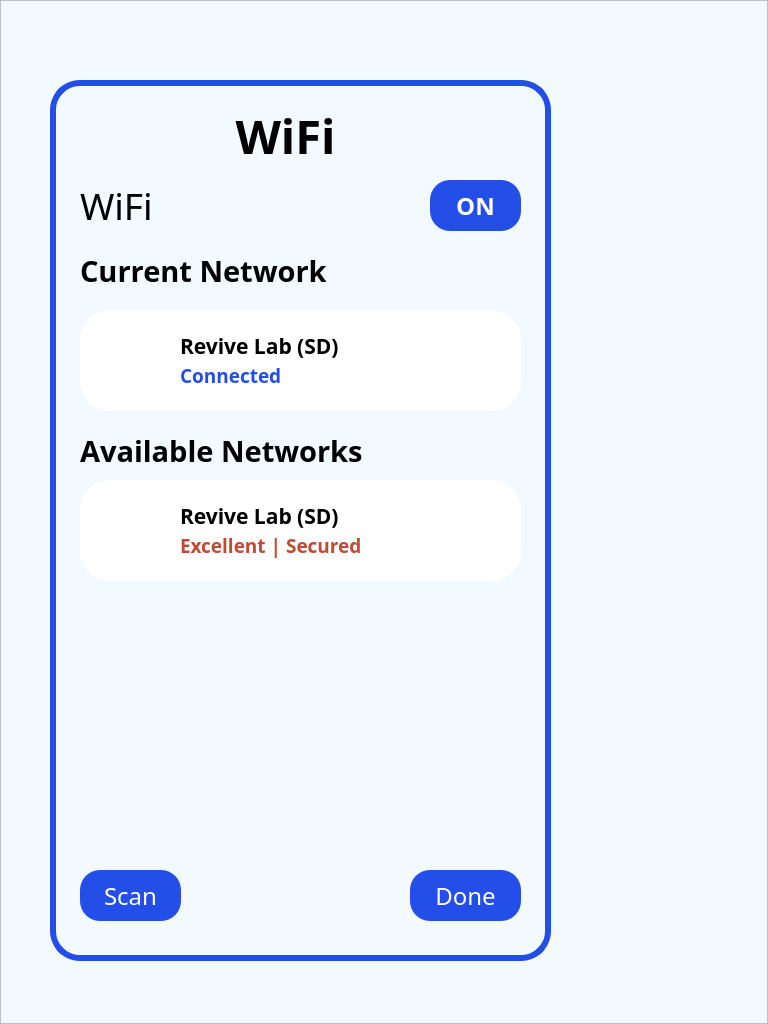
   <widget class="QFrame" name="screen_6">
    <property name="geometry">
     <rect>
      <x>0</x>
      <y>0</y>
      <width>768</width>
      <height>1024</height>
     </rect>
    </property>
    <property name="font">
     <font>
      <family>Product Sans</family>
     </font>
    </property>
    <property name="autoFillBackground">
     <bool>false</bool>
    </property>
    <property name="styleSheet">
     <string notr="true">background-color:  #f2f9ff;
</string>
    </property>
    <property name="frameShape">
     <enum>QFrame::StyledPanel</enum>
    </property>
    <property name="frameShadow">
     <enum>QFrame::Raised</enum>
    </property>
    <widget class="QFrame" name="wifi_modal">
     <property name="geometry">
      <rect>
       <x>50</x>
       <y>80</y>
       <width>501</width>
       <height>881</height>
      </rect>
     </property>
     <property name="styleSheet">
      <string notr="true">QFrame {
background-color: #f2f9ff;
border: 6px solid rgb(35, 78, 232);
border-radius: 30;
}</string>
     </property>
     <property name="frameShape">
      <enum>QFrame::StyledPanel</enum>
     </property>
     <property name="frameShadow">
      <enum>QFrame::Raised</enum>
     </property>
     <widget class="QLabel" name="label_8">
      <property name="geometry">
       <rect>
        <x>180</x>
        <y>20</y>
        <width>111</width>
        <height>71</height>
       </rect>
      </property>
      <property name="font">
       <font>
        <family>Product Sans</family>
        <pointsize>35</pointsize>
        <bold>true</bold>
       </font>
      </property>
      <property name="layoutDirection">
       <enum>Qt::LeftToRight</enum>
      </property>
      <property name="styleSheet">
       <string notr="true">border: none;</string>
      </property>
      <property name="text">
       <string>WiFi</string>
      </property>
      <property name="alignment">
       <set>Qt::AlignCenter</set>
      </property>
      <property name="wordWrap">
       <bool>true</bool>
      </property>
     </widget>
     <widget class="QPushButton" name="btn_5">
      <property name="geometry">
       <rect>
        <x>380</x>
        <y>100</y>
        <width>91</width>
        <height>51</height>
       </rect>
      </property>
      <property name="font">
       <font>
        <family>Product Sans</family>
        <pointsize>18</pointsize>
        <bold>true</bold>
       </font>
      </property>
      <property name="styleSheet">
       <string notr="true">QPushButton{
background-color:rgb(35, 78, 232);
color: rgb(255, 255, 255);
border: none;
border-radius: 20;
}


QPushButton:pressed{
background-color: rgb(255, 255, 255);
border:1px solid rgb(35, 78, 232);
color:rgb(35, 78, 232);
}</string>
      </property>
      <property name="text">
       <string>ON</string>
      </property>
     </widget>
     <widget class="QLabel" name="label_9">
      <property name="geometry">
       <rect>
        <x>30</x>
        <y>90</y>
        <width>91</width>
        <height>71</height>
       </rect>
      </property>
      <property name="font">
       <font>
        <family>Product Sans</family>
        <pointsize>28</pointsize>
        <bold>false</bold>
       </font>
      </property>
      <property name="layoutDirection">
       <enum>Qt::LeftToRight</enum>
      </property>
      <property name="styleSheet">
       <string notr="true">border: none;</string>
      </property>
      <property name="text">
       <string>WiFi</string>
      </property>
      <property name="alignment">
       <set>Qt::AlignLeading|Qt::AlignLeft|Qt::AlignVCenter</set>
      </property>
      <property name="wordWrap">
       <bool>true</bool>
      </property>
     </widget>
     <widget class="QListView" name="listView">
      <property name="geometry">
       <rect>
        <x>40</x>
        <y>410</y>
        <width>431</width>
        <height>351</height>
       </rect>
      </property>
      <property name="styleSheet">
       <string notr="true">border: none;</string>
      </property>
     </widget>
     <widget class="QLabel" name="label_10">
      <property name="geometry">
       <rect>
        <x>30</x>
        <y>170</y>
        <width>311</width>
        <height>41</height>
       </rect>
      </property>
      <property name="font">
       <font>
        <family>Product Sans</family>
        <pointsize>22</pointsize>
        <bold>true</bold>
       </font>
      </property>
      <property name="layoutDirection">
       <enum>Qt::LeftToRight</enum>
      </property>
      <property name="autoFillBackground">
       <bool>false</bool>
      </property>
      <property name="styleSheet">
       <string notr="true">border: none;</string>
      </property>
      <property name="text">
       <string>Current Network</string>
      </property>
      <property name="alignment">
       <set>Qt::AlignLeading|Qt::AlignLeft|Qt::AlignVCenter</set>
      </property>
      <property name="wordWrap">
       <bool>true</bool>
      </property>
     </widget>
     <widget class="QFrame" name="current_network">
      <property name="geometry">
       <rect>
        <x>30</x>
        <y>230</y>
        <width>441</width>
        <height>101</height>
       </rect>
      </property>
      <property name="font">
       <font>
        <family>Product Sans</family>
       </font>
      </property>
      <property name="styleSheet">
       <string notr="true">background-color: white;
border-radius:30;


border: 10px qradialgradient(spread:pad, cx:0.5, cy:0.5, radius:0.5, fx:0.5, fy:0.5, stop:0 rgba(79, 118, 179, 255), stop:1 rgba(239, 239, 239, 0));</string>
      </property>
      <property name="frameShape">
       <enum>QFrame::StyledPanel</enum>
      </property>
      <property name="frameShadow">
       <enum>QFrame::Raised</enum>
      </property>
      <widget class="QLabel" name="label_15">
       <property name="geometry">
        <rect>
         <x>100</x>
         <y>50</y>
         <width>211</width>
         <height>31</height>
        </rect>
       </property>
       <property name="font">
        <font>
         <family>Product Sans</family>
         <pointsize>14</pointsize>
         <bold>true</bold>
        </font>
       </property>
       <property name="styleSheet">
        <string notr="true">color:rgb(35, 78, 232);</string>
       </property>
       <property name="text">
        <string>Connected</string>
       </property>
       <property name="wordWrap">
        <bool>true</bool>
       </property>
      </widget>
      <widget class="QLabel" name="label_17">
       <property name="geometry">
        <rect>
         <x>100</x>
         <y>20</y>
         <width>241</width>
         <height>31</height>
        </rect>
       </property>
       <property name="font">
        <font>
         <family>Product Sans</family>
         <pointsize>16</pointsize>
         <bold>true</bold>
        </font>
       </property>
       <property name="styleSheet">
        <string notr="true">background-color: transparent;
color: rgb(0, 0, 0);
</string>
       </property>
       <property name="text">
        <string>Revive Lab (SD)</string>
       </property>
       <property name="alignment">
        <set>Qt::AlignLeading|Qt::AlignLeft|Qt::AlignVCenter</set>
       </property>
      </widget>
      <widget class="QLabel" name="img_2">
       <property name="geometry">
        <rect>
         <x>25</x>
         <y>23</y>
         <width>60</width>
         <height>51</height>
        </rect>
       </property>
       <property name="autoFillBackground">
        <bool>false</bool>
       </property>
       <property name="styleSheet">
        <string notr="true">QLabel {
   /* background-image: url(&quot;E:/Projects/Telestroke/Telestroke_Device/rsc/icon_wifi.png&quot;); */
    background-repeat: no-repeat;  /* Prevents tiling */
    background-position: center;    /* Centers the image */
    background-size: cover;       /* Scales the image to fit within the label */
    min-width: 50px;                /* Minimum width */
    min-height: 50px;               /* Minimum height */
}
</string>
       </property>
       <property name="text">
        <string/>
       </property>
      </widget>
     </widget>
     <widget class="QLabel" name="label_11">
      <property name="geometry">
       <rect>
        <x>30</x>
        <y>350</y>
        <width>381</width>
        <height>41</height>
       </rect>
      </property>
      <property name="font">
       <font>
        <family>Product Sans</family>
        <pointsize>22</pointsize>
        <bold>true</bold>
       </font>
      </property>
      <property name="layoutDirection">
       <enum>Qt::LeftToRight</enum>
      </property>
      <property name="autoFillBackground">
       <bool>false</bool>
      </property>
      <property name="styleSheet">
       <string notr="true">border: none;</string>
      </property>
      <property name="text">
       <string>Available Networks</string>
      </property>
      <property name="alignment">
       <set>Qt::AlignLeading|Qt::AlignLeft|Qt::AlignVCenter</set>
      </property>
      <property name="wordWrap">
       <bool>true</bool>
      </property>
     </widget>
     <widget class="QPushButton" name="btn_6">
      <property name="geometry">
       <rect>
        <x>360</x>
        <y>790</y>
        <width>111</width>
        <height>51</height>
       </rect>
      </property>
      <property name="font">
       <font>
        <family>Product Sans</family>
        <pointsize>18</pointsize>
        <bold>false</bold>
       </font>
      </property>
      <property name="styleSheet">
       <string notr="true">QPushButton{
background-color:rgb(35, 78, 232);
color: rgb(255, 255, 255);
border: none;
border-radius: 20;
}


QPushButton:pressed{
background-color: rgb(255, 255, 255);
border:1px solid rgb(35, 78, 232);
color:rgb(35, 78, 232);
}</string>
      </property>
      <property name="text">
       <string>Done</string>
      </property>
     </widget>
     <widget class="QPushButton" name="btn_7">
      <property name="geometry">
       <rect>
        <x>30</x>
        <y>790</y>
        <width>101</width>
        <height>51</height>
       </rect>
      </property>
      <property name="font">
       <font>
        <family>Product Sans</family>
        <pointsize>18</pointsize>
        <bold>false</bold>
       </font>
      </property>
      <property name="styleSheet">
       <string notr="true">QPushButton{
background-color:rgb(35, 78, 232);
color: rgb(255, 255, 255);
border: none;
border-radius: 20;
}


QPushButton:pressed{
background-color: rgb(255, 255, 255);
border:1px solid rgb(35, 78, 232);
color:rgb(35, 78, 232);
}</string>
      </property>
      <property name="text">
       <string>Scan</string>
      </property>
     </widget>
    </widget>
    <widget class="QFrame" name="available_network">
     <property name="geometry">
      <rect>
       <x>80</x>
       <y>480</y>
       <width>441</width>
       <height>101</height>
      </rect>
     </property>
     <property name="font">
      <font>
       <family>Product Sans</family>
      </font>
     </property>
     <property name="styleSheet">
      <string notr="true">background-color: white;
border-radius:30;


border: 10px qradialgradient(spread:pad, cx:0.5, cy:0.5, radius:0.5, fx:0.5, fy:0.5, stop:0 rgba(79, 118, 179, 255), stop:1 rgba(239, 239, 239, 0));</string>
     </property>
     <property name="frameShape">
      <enum>QFrame::StyledPanel</enum>
     </property>
     <property name="frameShadow">
      <enum>QFrame::Raised</enum>
     </property>
     <widget class="QLabel" name="label_16">
      <property name="geometry">
       <rect>
        <x>100</x>
        <y>50</y>
        <width>261</width>
        <height>31</height>
       </rect>
      </property>
      <property name="font">
       <font>
        <family>Product Sans</family>
        <pointsize>14</pointsize>
        <bold>true</bold>
       </font>
      </property>
      <property name="styleSheet">
       <string notr="true">color:rgb(192, 74, 50);</string>
      </property>
      <property name="text">
       <string>Excellent | Secured</string>
      </property>
      <property name="wordWrap">
       <bool>true</bool>
      </property>
     </widget>
     <widget class="QLabel" name="label_18">
      <property name="geometry">
       <rect>
        <x>100</x>
        <y>20</y>
        <width>241</width>
        <height>31</height>
       </rect>
      </property>
      <property name="font">
       <font>
        <family>Product Sans</family>
        <pointsize>16</pointsize>
        <bold>true</bold>
       </font>
      </property>
      <property name="styleSheet">
       <string notr="true">background-color: transparent;
color: rgb(0, 0, 0);
</string>
      </property>
      <property name="text">
       <string>Revive Lab (SD)</string>
      </property>
      <property name="alignment">
       <set>Qt::AlignLeading|Qt::AlignLeft|Qt::AlignVCenter</set>
      </property>
     </widget>
     <widget class="QLabel" name="img_3">
      <property name="geometry">
       <rect>
        <x>25</x>
        <y>23</y>
        <width>60</width>
        <height>51</height>
       </rect>
      </property>
      <property name="autoFillBackground">
       <bool>false</bool>
      </property>
      <property name="styleSheet">
       <string notr="true"/>
      </property>
      <property name="text">
       <string/>
      </property>
     </widget>
     <zorder>img_3</zorder>
     <zorder>label_16</zorder>
     <zorder>label_18</zorder>
    </widget>
   </widget>
